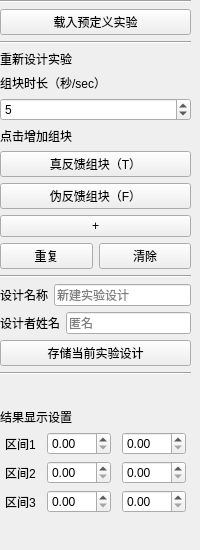
        <widget class="QWidget" name="tab_2">
         <attribute name="title">
          <string>实验设计</string>
         </attribute>
         <widget class="QWidget" name="verticalLayoutWidget_3">
          <property name="geometry">
           <rect>
            <x>0</x>
            <y>0</y>
            <width>191</width>
            <height>541</height>
           </rect>
          </property>
          <layout class="QVBoxLayout" name="verticalLayout_3">
           <item>
            <widget class="Line" name="line_14">
             <property name="orientation">
              <enum>Qt::Horizontal</enum>
             </property>
            </widget>
           </item>
           <item>
            <widget class="QPushButton" name="zcc_pushButton_loadPreDesign">
             <property name="text">
              <string>载入预定义实验</string>
             </property>
            </widget>
           </item>
           <item>
            <widget class="Line" name="line_13">
             <property name="orientation">
              <enum>Qt::Horizontal</enum>
             </property>
            </widget>
           </item>
           <item>
            <widget class="QLabel" name="label_32">
             <property name="text">
              <string>重新设计实验</string>
             </property>
            </widget>
           </item>
           <item>
            <widget class="QLabel" name="label_33">
             <property name="text">
              <string>组块时长（秒/sec）</string>
             </property>
            </widget>
           </item>
           <item>
            <widget class="QSpinBox" name="zcc_spinBox_blockLength">
             <property name="maximum">
              <number>3600</number>
             </property>
             <property name="value">
              <number>5</number>
             </property>
            </widget>
           </item>
           <item>
            <widget class="QLabel" name="label_37">
             <property name="text">
              <string>点击增加组块</string>
             </property>
            </widget>
           </item>
           <item>
            <widget class="QPushButton" name="zcc_pushButton_appendRealBlock">
             <property name="text">
              <string>真反馈组块（T）</string>
             </property>
            </widget>
           </item>
           <item>
            <widget class="QPushButton" name="zcc_pushButton_appendFakeBlock">
             <property name="text">
              <string>伪反馈组块（F）</string>
             </property>
            </widget>
           </item>
           <item>
            <widget class="QPushButton" name="zcc_pushButton_appendHideBlock">
             <property name="text">
              <string>+</string>
             </property>
            </widget>
           </item>
           <item>
            <layout class="QHBoxLayout" name="horizontalLayout_19">
             <item>
              <widget class="QPushButton" name="zcc_pushButton_repeatBlocks">
               <property name="text">
                <string>重复</string>
               </property>
              </widget>
             </item>
             <item>
              <widget class="QPushButton" name="zcc_pushButton_clearBlocks">
               <property name="text">
                <string>清除</string>
               </property>
              </widget>
             </item>
            </layout>
           </item>
           <item>
            <widget class="Line" name="line_15">
             <property name="orientation">
              <enum>Qt::Horizontal</enum>
             </property>
            </widget>
           </item>
           <item>
            <layout class="QHBoxLayout" name="horizontalLayout_3">
             <item>
              <widget class="QLabel" name="label_15">
               <property name="text">
                <string>设计名称</string>
               </property>
              </widget>
             </item>
             <item>
              <widget class="QLineEdit" name="zcc_lineEdit_designName">
               <property name="sizePolicy">
                <sizepolicy hsizetype="Expanding" vsizetype="Fixed">
                 <horstretch>0</horstretch>
                 <verstretch>0</verstretch>
                </sizepolicy>
               </property>
               <property name="text">
                <string/>
               </property>
               <property name="placeholderText">
                <string>新建实验设计</string>
               </property>
              </widget>
             </item>
            </layout>
           </item>
           <item>
            <layout class="QHBoxLayout" name="horizontalLayout_9">
             <item>
              <widget class="QLabel" name="label_20">
               <property name="text">
                <string>设计者姓名</string>
               </property>
              </widget>
             </item>
             <item>
              <widget class="QLineEdit" name="zcc_lineEdit_designMaker">
               <property name="text">
                <string/>
               </property>
               <property name="placeholderText">
                <string>匿名</string>
               </property>
              </widget>
             </item>
            </layout>
           </item>
           <item>
            <widget class="QPushButton" name="zcc_pushButton_saveCurrentDesign">
             <property name="text">
              <string>存储当前实验设计</string>
             </property>
            </widget>
           </item>
           <item>
            <widget class="Line" name="line_18">
             <property name="orientation">
              <enum>Qt::Horizontal</enum>
             </property>
            </widget>
           </item>
           <item>
            <spacer name="verticalSpacer_3">
             <property name="orientation">
              <enum>Qt::Vertical</enum>
             </property>
             <property name="sizeHint" stdset="0">
              <size>
               <width>20</width>
               <height>40</height>
              </size>
             </property>
            </spacer>
           </item>
           <item>
            <widget class="QLabel" name="label_14">
             <property name="sizePolicy">
              <sizepolicy hsizetype="Fixed" vsizetype="Preferred">
               <horstretch>0</horstretch>
               <verstretch>0</verstretch>
              </sizepolicy>
             </property>
             <property name="text">
              <string>结果显示设置</string>
             </property>
            </widget>
           </item>
           <item>
            <layout class="QHBoxLayout" name="horizontalLayout_11">
             <item>
              <widget class="QLabel" name="label_21">
               <property name="sizePolicy">
                <sizepolicy hsizetype="Fixed" vsizetype="Preferred">
                 <horstretch>0</horstretch>
                 <verstretch>0</verstretch>
                </sizepolicy>
               </property>
               <property name="text">
                <string>区间1</string>
               </property>
              </widget>
             </item>
             <item>
              <widget class="QDoubleSpinBox" name="zcc_doubleSpinBox_metricThreshold1">
               <property name="sizePolicy">
                <sizepolicy hsizetype="Fixed" vsizetype="Fixed">
                 <horstretch>0</horstretch>
                 <verstretch>0</verstretch>
                </sizepolicy>
               </property>
               <property name="maximum">
                <double>150.000000000000000</double>
               </property>
              </widget>
             </item>
             <item>
              <widget class="QDoubleSpinBox" name="zcc_doubleSpinBox_metricThreshold1_2">
               <property name="sizePolicy">
                <sizepolicy hsizetype="Fixed" vsizetype="Fixed">
                 <horstretch>0</horstretch>
                 <verstretch>0</verstretch>
                </sizepolicy>
               </property>
               <property name="maximum">
                <double>150.000000000000000</double>
               </property>
              </widget>
             </item>
            </layout>
           </item>
           <item>
            <layout class="QHBoxLayout" name="horizontalLayout_10">
             <item>
              <widget class="QLabel" name="label_19">
               <property name="sizePolicy">
                <sizepolicy hsizetype="Fixed" vsizetype="Preferred">
                 <horstretch>0</horstretch>
                 <verstretch>0</verstretch>
                </sizepolicy>
               </property>
               <property name="text">
                <string>区间2</string>
               </property>
              </widget>
             </item>
             <item>
              <widget class="QDoubleSpinBox" name="zcc_doubleSpinBox_metricThreshold2">
               <property name="sizePolicy">
                <sizepolicy hsizetype="Fixed" vsizetype="Fixed">
                 <horstretch>0</horstretch>
                 <verstretch>0</verstretch>
                </sizepolicy>
               </property>
               <property name="maximum">
                <double>150.000000000000000</double>
               </property>
              </widget>
             </item>
             <item>
              <widget class="QDoubleSpinBox" name="zcc_doubleSpinBox_metricThreshold2_2">
               <property name="sizePolicy">
                <sizepolicy hsizetype="Fixed" vsizetype="Fixed">
                 <horstretch>0</horstretch>
                 <verstretch>0</verstretch>
                </sizepolicy>
               </property>
               <property name="maximum">
                <double>150.000000000000000</double>
               </property>
              </widget>
             </item>
            </layout>
           </item>
           <item>
            <layout class="QHBoxLayout" name="horizontalLayout_8">
             <item>
              <widget class="QLabel" name="label_16">
               <property name="sizePolicy">
                <sizepolicy hsizetype="Fixed" vsizetype="Preferred">
                 <horstretch>0</horstretch>
                 <verstretch>0</verstretch>
                </sizepolicy>
               </property>
               <property name="text">
                <string>区间3</string>
               </property>
              </widget>
             </item>
             <item>
              <widget class="QDoubleSpinBox" name="zcc_doubleSpinBox_metricThreshold3">
               <property name="sizePolicy">
                <sizepolicy hsizetype="Fixed" vsizetype="Fixed">
                 <horstretch>0</horstretch>
                 <verstretch>0</verstretch>
                </sizepolicy>
               </property>
               <property name="maximum">
                <double>150.000000000000000</double>
               </property>
              </widget>
             </item>
             <item>
              <widget class="QDoubleSpinBox" name="zcc_doubleSpinBox_metricThreshold3_2">
               <property name="sizePolicy">
                <sizepolicy hsizetype="Fixed" vsizetype="Fixed">
                 <horstretch>0</horstretch>
                 <verstretch>0</verstretch>
                </sizepolicy>
               </property>
               <property name="maximum">
                <double>150.000000000000000</double>
               </property>
              </widget>
             </item>
            </layout>
           </item>
           <item>
            <spacer name="verticalSpacer_5">
             <property name="orientation">
              <enum>Qt::Vertical</enum>
             </property>
             <property name="sizeHint" stdset="0">
              <size>
               <width>20</width>
               <height>40</height>
              </size>
             </property>
            </spacer>
           </item>
          </layout>
         </widget>
        </widget>
